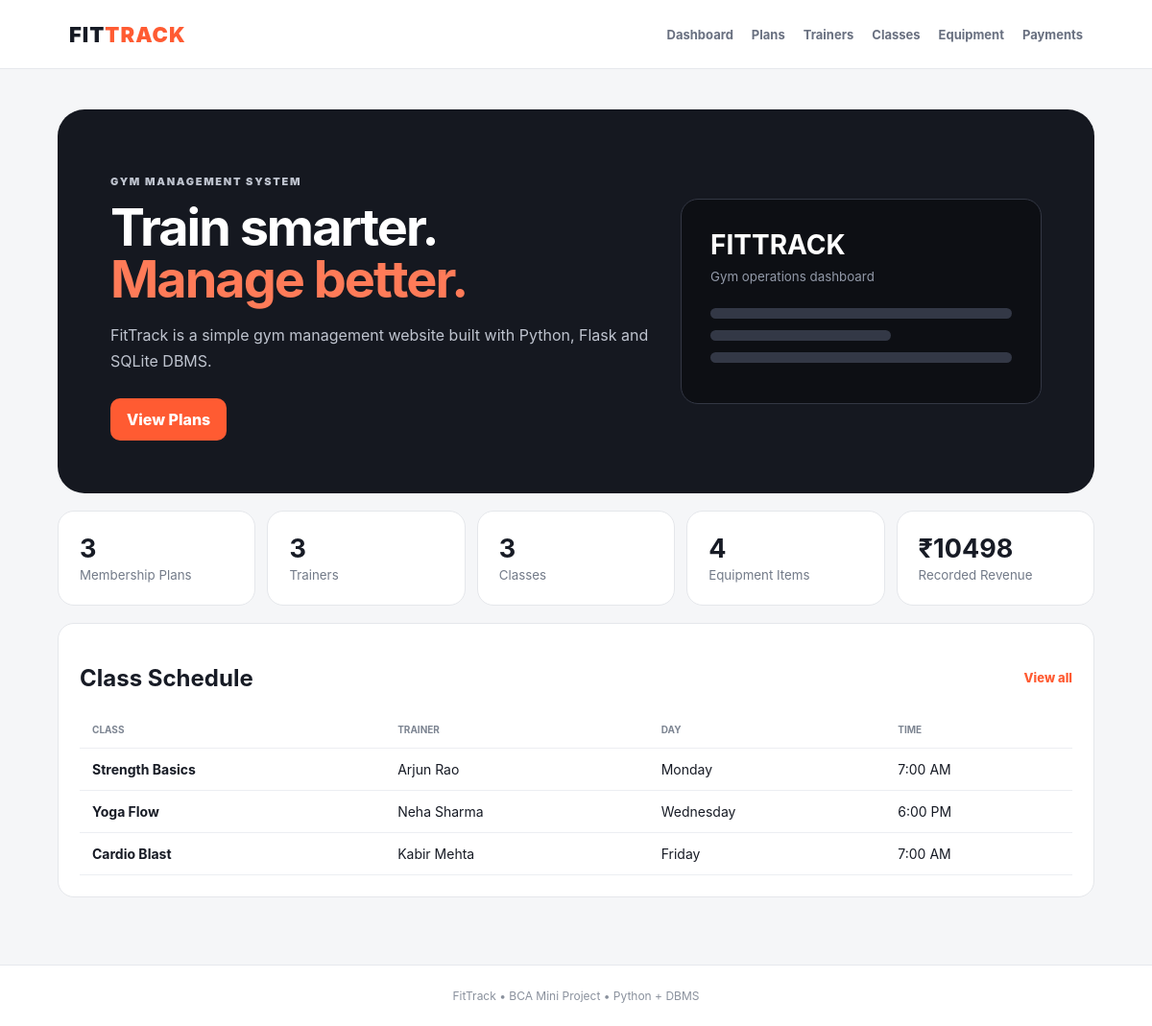
The page / on the database its author committed.
### tables this page shows
CREATE TABLE classes (
        id INTEGER PRIMARY KEY AUTOINCREMENT,
        class_name TEXT NOT NULL,
        trainer_id INTEGER NOT NULL,
        day TEXT NOT NULL,
        time TEXT NOT NULL,
        FOREIGN KEY (trainer_id) REFERENCES trainers(id)
    );

CREATE TABLE trainers (
        id INTEGER PRIMARY KEY AUTOINCREMENT,
        name TEXT NOT NULL,
        specialization TEXT NOT NULL,
        phone TEXT NOT NULL
    );

### app.py (the view)
@app.route("/")
def dashboard():
    conn = get_db()
    stats = {
        "plans": conn.execute("SELECT COUNT(*) FROM plans").fetchone()[0],
        "trainers": conn.execute("SELECT COUNT(*) FROM trainers").fetchone()[0],
        "classes": conn.execute("SELECT COUNT(*) FROM classes").fetchone()[0],
        "equipment": conn.execute("SELECT COUNT(*) FROM equipment").fetchone()[0],
        "revenue": conn.execute("SELECT COALESCE(SUM(amount),0) FROM payments WHERE status='Paid'").fetchone()[0]
    }
    upcoming = conn.execute("""
        SELECT classes.*, trainers.name AS trainer
        FROM classes JOIN trainers ON classes.trainer_id=trainers.id
        ORDER BY classes.id
    """).fetchall()
    conn.close()
    return render_template("dashboard.html", stats=stats, classes=upcoming)

### app.py (called while the page is built)
def get_db():
    conn = sqlite3.connect(DB)
    conn.row_factory = sqlite3.Row
    return conn

### templates/dashboard.html (shortened to what this page needs)
{% extends "base.html" %}
{% block content %}
<section class="hero">
<div>
<p class="eyebrow">GYM MANAGEMENT SYSTEM</p>
<h1>Train smarter.<br><span>Manage better.</span></h1>
<p>FitTrack is a simple gym management website built with Python, Flask and SQLite DBMS.</p>
<div class="buttons"><a class="btn" href="{{ url_for('plans') }}">View Plans</a></div>
</div>
<div class="hero-box"><b>FITTRACK</b><small>Gym operations dashboard</small><div class="bar"></div><div class="bar short"></div><div class="bar"></div></div>
</section>
<section class="stats">
<div><b>{{ stats.plans }}</b><small>Membership Plans</small></div>
<div><b>{{ stats.trainers }}</b><small>Trainers</small></div>
<div><b>{{ stats.classes }}</b><small>Classes</small></div>
<div><b>{{ stats.equipment }}</b><small>Equipment Items</small></div>
<div><b>₹{{ "%.0f"|format(stats.revenue) }}</b><small>Recorded Revenue</small></div>
</section>
<section class="panel">
<div class="head"><h2>Class Schedule</h2><a href="{{ url_for('classes') }}">View all</a></div>
<table><tr><th>Class</th><th>Trainer</th><th>Day</th><th>Time</th></tr>
{% for c in classes %}<tr><td><b>{{ c.class_name }}</b></td><td>{{ c.trainer }}</td><td>{{ c.day }}</td><td>{{ c.time }}</td></tr>{% endfor %}
</table>
</section>
{% endblock %}

### templates/base.html (shortened to what this page needs)
<!doctype html>
<html>
<head>
<link rel="stylesheet" href="{{ url_for('static', filename='style.css') }}">
</head>
<body>
<header>
<a class="logo" href="{{ url_for('dashboard') }}">FIT<span>TRACK</span></a>
<nav>
<a href="{{ url_for('dashboard') }}">Dashboard</a>
<a href="{{ url_for('plans') }}">Plans</a>
<a href="{{ url_for('trainers') }}">Trainers</a>
<a href="{{ url_for('classes') }}">Classes</a>
<a href="{{ url_for('equipment') }}">Equipment</a>
<a href="{{ url_for('payments') }}">Payments</a>
</nav>
</header>
<main class="wrap">
{% block content %}{% endblock %}
</main>
<footer>FitTrack • BCA Mini Project • Python + DBMS</footer>
</body>
</html>

### static/style.css (style rules this page uses)
* { box-sizing:border-box }
body { margin:0;background:#f5f6f8;color:#171b25;font-family:Inter,system-ui,-apple-system,BlinkMacSystemFont,"Segoe UI",sans-serif }
header { height:72px;background:#fff;border-bottom:1px solid #e6e8ed;display:flex;align-items:center;justify-content:space-between;padding:0 6%;position:sticky;top:0;z-index:10 }
.logo { font-weight:900;font-size:22px;color:#171b25;text-decoration:none;letter-spacing:1px }
.logo span { color:#ff5b32 }
nav { display:flex;gap:19px;flex-wrap:wrap }
nav a { font-size:13px;color:#697080;text-decoration:none;font-weight:700 }
.wrap { width:min(1120px,90%);margin:auto;padding:42px 0 70px }
.hero { background:#151820;color:#fff;border-radius:28px;padding:55px;display:grid;grid-template-columns:1.2fr .8fr;gap:30px }
.eyebrow { font-size:11px;letter-spacing:1.7px;font-weight:900;color:#ff5b32 }
.hero h1 { font-size:54px;line-height:1;letter-spacing:-2px;margin:10px 0 18px }
.hero h1 span { color:#ff7b58 }
.hero p { color:#bfc4cf;line-height:1.7;max-width:620px }
.buttons { display:flex;gap:10px;margin-top:25px }
.btn { background:#ff5b32;border:0;color:#fff;text-decoration:none;border-radius:10px;padding:12px 17px;font-weight:800;cursor:pointer }
.hero-box { background:#0d0f14;border:1px solid #333744;border-radius:18px;padding:30px;align-self:center }
.hero-box b { font-size:28px }
.hero-box small { display:block;color:#9299a8;margin:8px 0 25px }
.bar { height:11px;background:#333846;border-radius:20px;margin:12px 0 }
.bar.short { width:60% }
.stats { display:grid;grid-template-columns:repeat(5,1fr);gap:12px;margin:18px 0 }
.stats div,.panel,.card { background:#fff;border:1px solid #e5e7eb;border-radius:17px;padding:22px }
.stats b { font-size:27px;display:block }
.stats small { color:#737b89 }
.panel { margin-top:18px }
.head { display:flex;justify-content:space-between;align-items:center }
.head a { color:#ff5b32;text-decoration:none;font-size:13px;font-weight:800 }
table { width:100%;border-collapse:collapse }
th,td { text-align:left;padding:13px;border-bottom:1px solid #eceef2;font-size:14px }
th { font-size:10px;color:#7c8491;text-transform:uppercase }
footer { text-align:center;padding:24px;color:#8a919d;background:#fff;border-top:1px solid #e6e8ed;font-size:12px }

### rows shown on the page
classes: class_name "Strength Basics", trainer "Arjun Rao", day "Monday", time "7:00 AM"
classes: class_name "Yoga Flow", trainer "Neha Sharma", day "Wednesday", time "6:00 PM"
classes: class_name "Cardio Blast", trainer "Kabir Mehta", day "Friday", time "7:00 AM"

### other values the page prints
{{ stats.plans }} "3"
{{ stats.trainers }} "3"
{{ stats.classes }} "3"
{{ stats.equipment }} "4"
{{ "%.0f"|format(stats.revenue) }} "10498"
